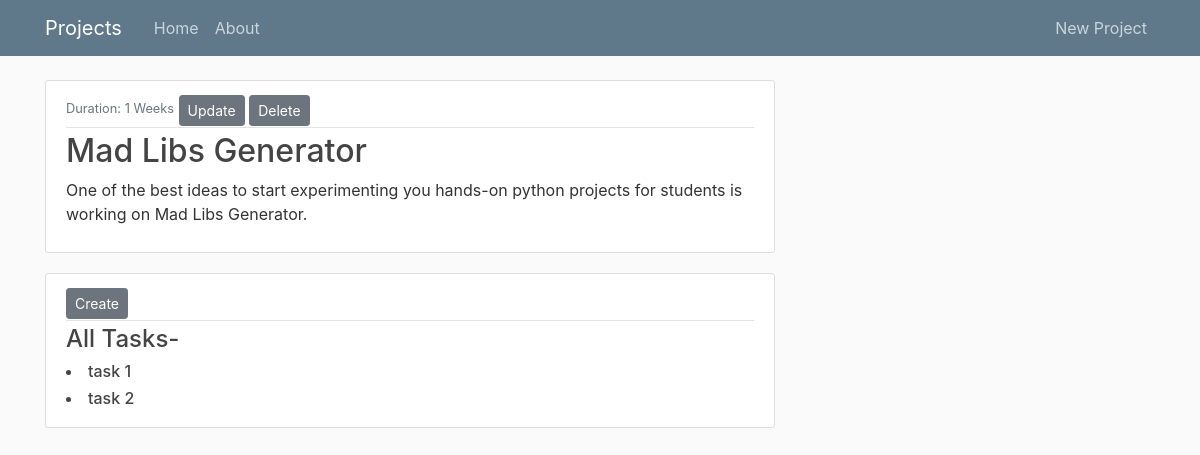
/project/1/, run on the app's committed database.
### project/models.py (models this page shows, shortened)
class Project_post(models.Model):
    name = models.CharField(max_length=100)
    description = models.TextField()
    duration = models.IntegerField(default=2)

class Tasks(models.Model):
    name = models.CharField(max_length=100)
    description = models.TextField()
    start_date = models.DateTimeField()
    end_date = models.DateTimeField()
    project_post = models.ForeignKey(  # foreign key for project model
        'Project_post', related_name='tasks', on_delete=models.CASCADE)

### project/views.py (the view)
# urls.py: path('project/<int:pk>/', PostDetailView.as_view(),
class PostDetailView(DetailView):
    model = Project_post

### project/templates/project/project_post_detail.html
{% extends "project/base.html" %}
{% block content %}
<article class="media content-section">
    <div class="media-body">
        <div class="article-metadata">
            <small class="text-muted">Duration: {{ object.duration }} Weeks</small>
            <a class='btn btn-secondary btn-sm mt-1' href="{% url 'project-update' object.id %}">Update</a>
            <a class='btn btn-secondary btn-sm mt-1' href="{% url 'project-delete' object.id %}">Delete</a>
        </div>
        <h2 class="article-title">{{ object.name }}</h2>
        <p class="article-content">{{ object.description }}</p>
    </div>
</article>
<article class="media content-section">
    <div class="media-body">
        <div class="article-metadata">
            <a class='btn btn-secondary btn-sm mt-1' href="{% url 'task-create' object.id %}">Create</a>
        </div>
        <h4 class="article-title">All Tasks-</h4>
        <div>
            {% for task in object.tasks.all %}
            <h6>
                <li><a class="article-title" href="{%  url 'task-detail' object.id task.id %}">
                        {{task.name}}</a>
                </li>
            </h6>
            {% endfor %}
        </div>
    </div>
</article>
{% endblock content %}

### project/static/project/main.css (style rules this page uses)
body { background: #fafafa; color: #333333; margin-top: 5rem; }
h1, h2, h3, h4, h5, h6 { color: #444444; }
.content-section { background: #ffffff; padding: 10px 20px; border: 1px solid #dddddd; border-radius: 3px; margin-bottom: 20px; }
.article-title { color: #444444; }
.article-content { white-space: pre-line; }
.article-metadata { padding-bottom: 1px; margin-bottom: 4px; border-bottom: 1px solid #e3e3e3 }

### data on the page
Project_post: duration "1", name "Mad Libs Generator", description "One of the best ideas to start experimenting you hands-on python projects for students is working on Mad Libs Generator."
Tasks: name "task 1"
Tasks: name "task 2"
